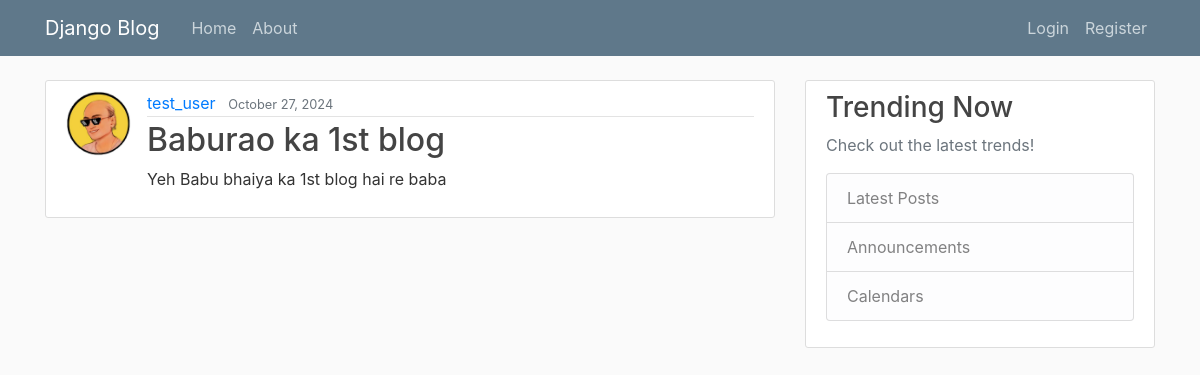
/post/2/, run on an earlier commit of the app's database.
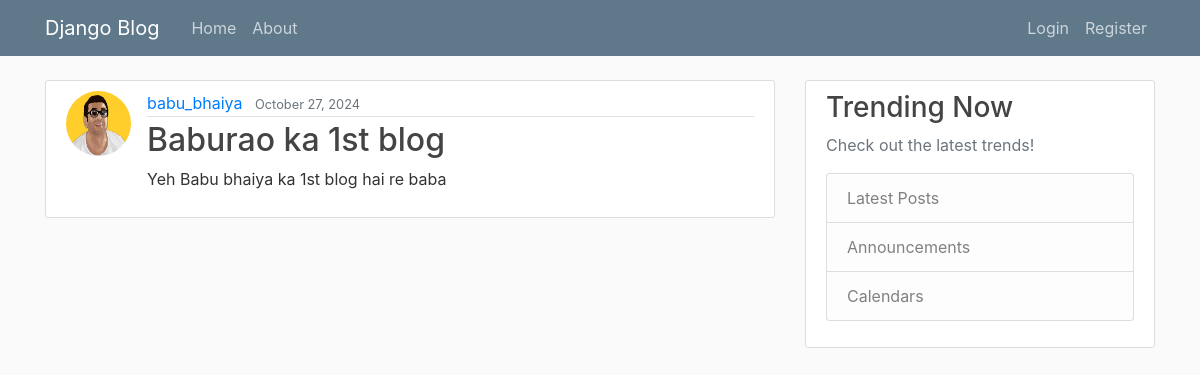
And on a later commit of the database.
### blog/models.py (models this page shows, shortened)
class Post(models.Model):
    title = models.CharField(max_length=100)
    content = models.TextField()
    date_posted = models.DateTimeField(default=timezone.now)
    author = models.ForeignKey(User, on_delete=models.CASCADE)

### users/models.py (models this page shows, shortened)
class Profile(models.Model):
    user = models.OneToOneField(User, on_delete=models.CASCADE)
    image = models.ImageField(default='default.jpg', upload_to='profile_pics')

### blog/views.py (the view)
# urls.py: path('post/<int:pk>/', PostDetailView.as_view(), name='post-detail'),
class PostDetailView(DetailView):
    model = Post

### blog/templates/blog/post_detail.html (shortened to what this page needs)
{% extends "blog/base.html" %}
{% block content %}
  <article class="media content-section">
    <img class="rounded-circle article-img" src="{{ object.author.profile.image.url }}">
    <div class="media-body">
      <div class="article-metadata">
        <a class="mr-2" href="{% url 'user-posts' object.author.username %}">{{ object.author }}</a>
        <small class="text-muted">{{ object.date_posted|date:"F d, Y" }}</small>
      </div>
      <h2 class="article-title">{{ object.title }}</h2>
      <p class="article-content">{{ object.content }}</p>
    </div>
  </article>
{% endblock content %}s

What changed in the data, as far as the page shows it:
changed through a linked row, Post "Baburao ka 1st blog": author.profile.image: picture added in place of a placeholder; author "test_user" → "babu_bhaiya"
